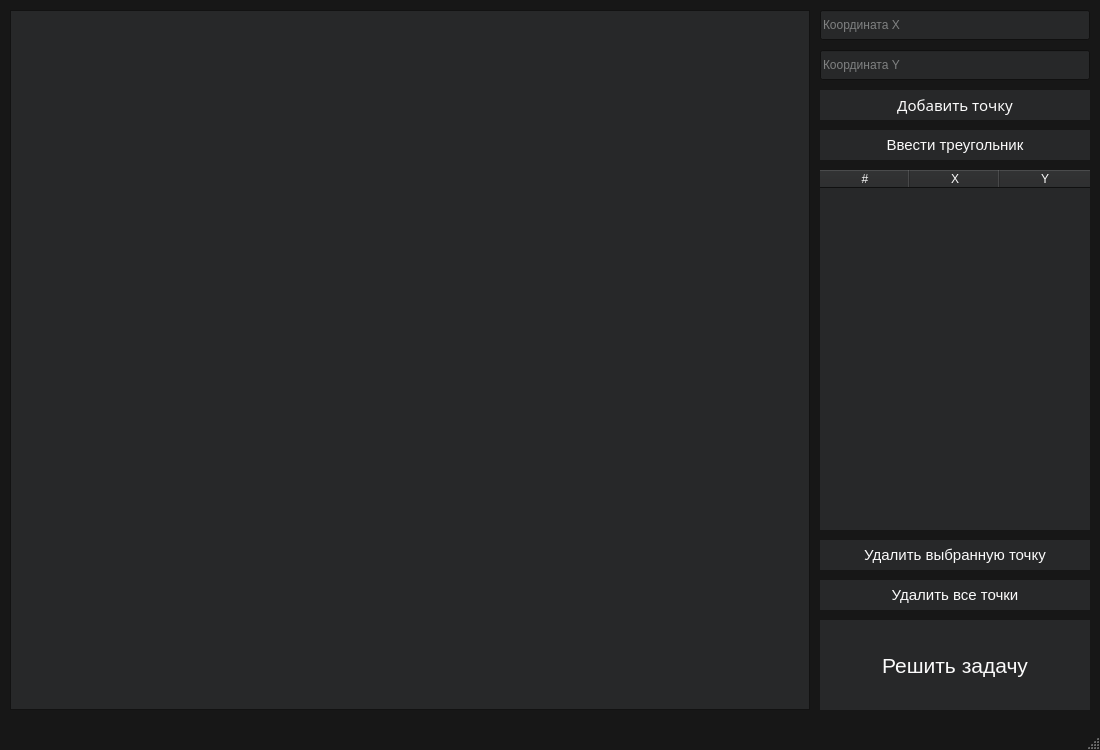
<?xml version="1.0" encoding="UTF-8"?>
<ui version="4.0">
 <class>MainWindow</class>
 <widget class="QMainWindow" name="MainWindow">
  <property name="geometry">
   <rect>
    <x>0</x>
    <y>0</y>
    <width>1100</width>
    <height>750</height>
   </rect>
  </property>
  <property name="sizePolicy">
   <sizepolicy hsizetype="Fixed" vsizetype="Fixed">
    <horstretch>0</horstretch>
    <verstretch>0</verstretch>
   </sizepolicy>
  </property>
  <property name="minimumSize">
   <size>
    <width>1100</width>
    <height>750</height>
   </size>
  </property>
  <property name="maximumSize">
   <size>
    <width>1100</width>
    <height>750</height>
   </size>
  </property>
  <property name="palette">
   <palette>
    <active>
     <colorrole role="WindowText">
      <brush brushstyle="SolidPattern">
       <color alpha="255">
        <red>216</red>
        <green>217</green>
        <blue>218</blue>
       </color>
      </brush>
     </colorrole>
     <colorrole role="Button">
      <brush brushstyle="SolidPattern">
       <color alpha="255">
        <red>39</red>
        <green>40</green>
        <blue>41</blue>
       </color>
      </brush>
     </colorrole>
     <colorrole role="Light">
      <brush brushstyle="SolidPattern">
       <color alpha="255">
        <red>216</red>
        <green>217</green>
        <blue>218</blue>
       </color>
      </brush>
     </colorrole>
     <colorrole role="Text">
      <brush brushstyle="SolidPattern">
       <color alpha="255">
        <red>251</red>
        <green>251</green>
        <blue>251</blue>
       </color>
      </brush>
     </colorrole>
     <colorrole role="ButtonText">
      <brush brushstyle="SolidPattern">
       <color alpha="255">
        <red>251</red>
        <green>251</green>
        <blue>251</blue>
       </color>
      </brush>
     </colorrole>
     <colorrole role="Base">
      <brush brushstyle="SolidPattern">
       <color alpha="255">
        <red>39</red>
        <green>40</green>
        <blue>41</blue>
       </color>
      </brush>
     </colorrole>
     <colorrole role="Window">
      <brush brushstyle="SolidPattern">
       <color alpha="255">
        <red>23</red>
        <green>23</green>
        <blue>23</blue>
       </color>
      </brush>
     </colorrole>
     <colorrole role="Highlight">
      <brush brushstyle="SolidPattern">
       <color alpha="255">
        <red>146</red>
        <green>136</green>
        <blue>248</blue>
       </color>
      </brush>
     </colorrole>
     <colorrole role="Link">
      <brush brushstyle="SolidPattern">
       <color alpha="255">
        <red>68</red>
        <green>119</green>
        <blue>206</blue>
       </color>
      </brush>
     </colorrole>
     <colorrole role="LinkVisited">
      <brush brushstyle="SolidPattern">
       <color alpha="255">
        <red>200</red>
        <green>142</green>
        <blue>167</blue>
       </color>
      </brush>
     </colorrole>
     <colorrole role="AlternateBase">
      <brush brushstyle="SolidPattern">
       <color alpha="255">
        <red>39</red>
        <green>40</green>
        <blue>41</blue>
       </color>
      </brush>
     </colorrole>
     <colorrole role="PlaceholderText">
      <brush brushstyle="SolidPattern">
       <color alpha="128">
        <red>216</red>
        <green>217</green>
        <blue>218</blue>
       </color>
      </brush>
     </colorrole>
    </active>
    <inactive>
     <colorrole role="WindowText">
      <brush brushstyle="SolidPattern">
       <color alpha="255">
        <red>216</red>
        <green>217</green>
        <blue>218</blue>
       </color>
      </brush>
     </colorrole>
     <colorrole role="Button">
      <brush brushstyle="SolidPattern">
       <color alpha="255">
        <red>39</red>
        <green>40</green>
        <blue>41</blue>
       </color>
      </brush>
     </colorrole>
     <colorrole role="Light">
      <brush brushstyle="SolidPattern">
       <color alpha="255">
        <red>216</red>
        <green>217</green>
        <blue>218</blue>
       </color>
      </brush>
     </colorrole>
     <colorrole role="Text">
      <brush brushstyle="SolidPattern">
       <color alpha="255">
        <red>251</red>
        <green>251</green>
        <blue>251</blue>
       </color>
      </brush>
     </colorrole>
     <colorrole role="ButtonText">
      <brush brushstyle="SolidPattern">
       <color alpha="255">
        <red>251</red>
        <green>251</green>
        <blue>251</blue>
       </color>
      </brush>
     </colorrole>
     <colorrole role="Base">
      <brush brushstyle="SolidPattern">
       <color alpha="255">
        <red>39</red>
        <green>40</green>
        <blue>41</blue>
       </color>
      </brush>
     </colorrole>
     <colorrole role="Window">
      <brush brushstyle="SolidPattern">
       <color alpha="255">
        <red>23</red>
        <green>23</green>
        <blue>23</blue>
       </color>
      </brush>
     </colorrole>
     <colorrole role="Highlight">
      <brush brushstyle="SolidPattern">
       <color alpha="255">
        <red>146</red>
        <green>136</green>
        <blue>248</blue>
       </color>
      </brush>
     </colorrole>
     <colorrole role="Link">
      <brush brushstyle="SolidPattern">
       <color alpha="255">
        <red>68</red>
        <green>119</green>
        <blue>206</blue>
       </color>
      </brush>
     </colorrole>
     <colorrole role="LinkVisited">
      <brush brushstyle="SolidPattern">
       <color alpha="255">
        <red>200</red>
        <green>142</green>
        <blue>167</blue>
       </color>
      </brush>
     </colorrole>
     <colorrole role="AlternateBase">
      <brush brushstyle="SolidPattern">
       <color alpha="255">
        <red>39</red>
        <green>40</green>
        <blue>41</blue>
       </color>
      </brush>
     </colorrole>
     <colorrole role="PlaceholderText">
      <brush brushstyle="SolidPattern">
       <color alpha="128">
        <red>216</red>
        <green>217</green>
        <blue>218</blue>
       </color>
      </brush>
     </colorrole>
    </inactive>
    <disabled>
     <colorrole role="Button">
      <brush brushstyle="SolidPattern">
       <color alpha="255">
        <red>39</red>
        <green>40</green>
        <blue>41</blue>
       </color>
      </brush>
     </colorrole>
     <colorrole role="Light">
      <brush brushstyle="SolidPattern">
       <color alpha="255">
        <red>216</red>
        <green>217</green>
        <blue>218</blue>
       </color>
      </brush>
     </colorrole>
     <colorrole role="Base">
      <brush brushstyle="SolidPattern">
       <color alpha="255">
        <red>23</red>
        <green>23</green>
        <blue>23</blue>
       </color>
      </brush>
     </colorrole>
     <colorrole role="Window">
      <brush brushstyle="SolidPattern">
       <color alpha="255">
        <red>23</red>
        <green>23</green>
        <blue>23</blue>
       </color>
      </brush>
     </colorrole>
     <colorrole role="Link">
      <brush brushstyle="SolidPattern">
       <color alpha="255">
        <red>68</red>
        <green>119</green>
        <blue>206</blue>
       </color>
      </brush>
     </colorrole>
     <colorrole role="LinkVisited">
      <brush brushstyle="SolidPattern">
       <color alpha="255">
        <red>200</red>
        <green>142</green>
        <blue>167</blue>
       </color>
      </brush>
     </colorrole>
     <colorrole role="AlternateBase">
      <brush brushstyle="SolidPattern">
       <color alpha="255">
        <red>39</red>
        <green>40</green>
        <blue>41</blue>
       </color>
      </brush>
     </colorrole>
     <colorrole role="PlaceholderText">
      <brush brushstyle="SolidPattern">
       <color alpha="128">
        <red>216</red>
        <green>217</green>
        <blue>218</blue>
       </color>
      </brush>
     </colorrole>
    </disabled>
   </palette>
  </property>
  <property name="windowTitle">
   <string>ЛР1 по КГ. Диваев ИУ7-42</string>
  </property>
  <property name="tabShape">
   <enum>QTabWidget::Triangular</enum>
  </property>
  <widget class="QWidget" name="MainWidget">
   <property name="minimumSize">
    <size>
     <width>1100</width>
     <height>750</height>
    </size>
   </property>
   <property name="maximumSize">
    <size>
     <width>1100</width>
     <height>750</height>
    </size>
   </property>
   <widget class="Plane" name="planeWidget">
    <property name="geometry">
     <rect>
      <x>10</x>
      <y>10</y>
      <width>800</width>
      <height>700</height>
     </rect>
    </property>
    <property name="sizePolicy">
     <sizepolicy hsizetype="Fixed" vsizetype="Fixed">
      <horstretch>0</horstretch>
      <verstretch>0</verstretch>
     </sizepolicy>
    </property>
   </widget>
   <widget class="QTableWidget" name="pointsTable">
    <property name="geometry">
     <rect>
      <x>820</x>
      <y>170</y>
      <width>270</width>
      <height>360</height>
     </rect>
    </property>
    <property name="autoFillBackground">
     <bool>false</bool>
    </property>
    <property name="frameShape">
     <enum>QFrame::NoFrame</enum>
    </property>
    <property name="frameShadow">
     <enum>QFrame::Sunken</enum>
    </property>
    <property name="lineWidth">
     <number>1</number>
    </property>
    <property name="showGrid">
     <bool>true</bool>
    </property>
    <property name="rowCount">
     <number>0</number>
    </property>
    <property name="columnCount">
     <number>3</number>
    </property>
    <attribute name="horizontalHeaderVisible">
     <bool>true</bool>
    </attribute>
    <attribute name="horizontalHeaderCascadingSectionResizes">
     <bool>false</bool>
    </attribute>
    <attribute name="horizontalHeaderDefaultSectionSize">
     <number>90</number>
    </attribute>
    <attribute name="horizontalHeaderShowSortIndicator" stdset="0">
     <bool>false</bool>
    </attribute>
    <attribute name="horizontalHeaderStretchLastSection">
     <bool>false</bool>
    </attribute>
    <column>
     <property name="text">
      <string>#</string>
     </property>
    </column>
    <column>
     <property name="text">
      <string>X</string>
     </property>
    </column>
    <column>
     <property name="text">
      <string>Y</string>
     </property>
    </column>
   </widget>
   <widget class="QLineEdit" name="xInput">
    <property name="geometry">
     <rect>
      <x>820</x>
      <y>10</y>
      <width>270</width>
      <height>30</height>
     </rect>
    </property>
    <property name="placeholderText">
     <string>Координата X</string>
    </property>
   </widget>
   <widget class="QLineEdit" name="yInput">
    <property name="geometry">
     <rect>
      <x>820</x>
      <y>50</y>
      <width>270</width>
      <height>30</height>
     </rect>
    </property>
    <property name="placeholderText">
     <string>Координата Y</string>
    </property>
   </widget>
   <widget class="QPushButton" name="addPointBtn">
    <property name="geometry">
     <rect>
      <x>820</x>
      <y>90</y>
      <width>270</width>
      <height>30</height>
     </rect>
    </property>
    <property name="font">
     <font>
      <family>Sans Serif</family>
      <pointsize>11</pointsize>
     </font>
    </property>
    <property name="autoFillBackground">
     <bool>true</bool>
    </property>
    <property name="text">
     <string>Добавить точку</string>
    </property>
    <property name="default">
     <bool>false</bool>
    </property>
    <property name="flat">
     <bool>true</bool>
    </property>
   </widget>
   <widget class="QPushButton" name="removePointsBtn">
    <property name="geometry">
     <rect>
      <x>820</x>
      <y>580</y>
      <width>270</width>
      <height>30</height>
     </rect>
    </property>
    <property name="font">
     <font>
      <pointsize>11</pointsize>
     </font>
    </property>
    <property name="autoFillBackground">
     <bool>true</bool>
    </property>
    <property name="text">
     <string>Удалить все точки</string>
    </property>
    <property name="default">
     <bool>false</bool>
    </property>
    <property name="flat">
     <bool>true</bool>
    </property>
   </widget>
   <widget class="QPushButton" name="solveBtn">
    <property name="geometry">
     <rect>
      <x>820</x>
      <y>620</y>
      <width>270</width>
      <height>90</height>
     </rect>
    </property>
    <property name="font">
     <font>
      <pointsize>16</pointsize>
     </font>
    </property>
    <property name="autoFillBackground">
     <bool>true</bool>
    </property>
    <property name="text">
     <string>Решить задачу</string>
    </property>
    <property name="default">
     <bool>false</bool>
    </property>
    <property name="flat">
     <bool>true</bool>
    </property>
   </widget>
   <widget class="QPushButton" name="removeSelPoint">
    <property name="geometry">
     <rect>
      <x>820</x>
      <y>540</y>
      <width>270</width>
      <height>30</height>
     </rect>
    </property>
    <property name="font">
     <font>
      <pointsize>11</pointsize>
     </font>
    </property>
    <property name="autoFillBackground">
     <bool>true</bool>
    </property>
    <property name="text">
     <string>Удалить выбранную точку</string>
    </property>
    <property name="default">
     <bool>false</bool>
    </property>
    <property name="flat">
     <bool>true</bool>
    </property>
   </widget>
   <widget class="QPushButton" name="addTriangleBtn">
    <property name="geometry">
     <rect>
      <x>820</x>
      <y>130</y>
      <width>270</width>
      <height>30</height>
     </rect>
    </property>
    <property name="font">
     <font>
      <pointsize>11</pointsize>
     </font>
    </property>
    <property name="autoFillBackground">
     <bool>true</bool>
    </property>
    <property name="text">
     <string>Ввести треугольник</string>
    </property>
    <property name="default">
     <bool>false</bool>
    </property>
    <property name="flat">
     <bool>true</bool>
    </property>
   </widget>
  </widget>
  <widget class="QStatusBar" name="statusbar"/>
 </widget>
 <customwidgets>
  <customwidget>
   <class>Plane</class>
   <extends>QGraphicsView</extends>
   <header>plane.h</header>
  </customwidget>
 </customwidgets>
 <resources/>
 <connections/>
</ui>
